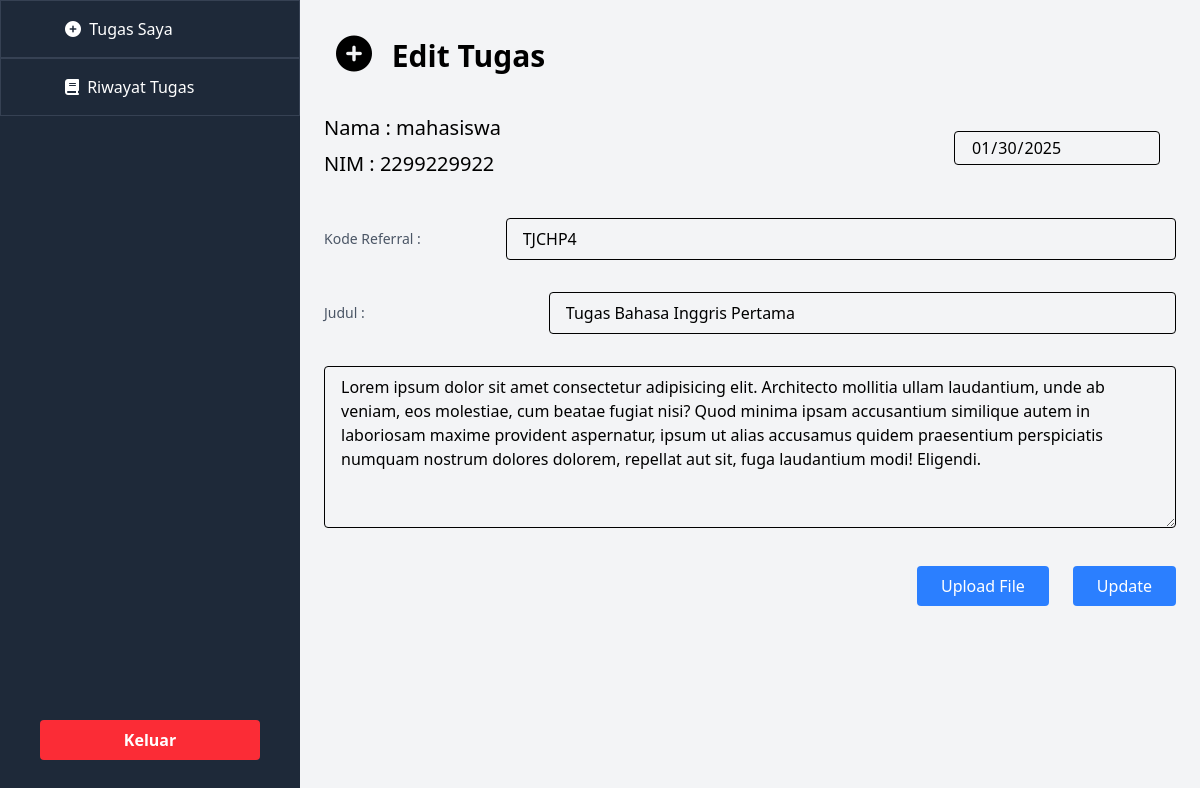
/src/pages/edit.php?id=7 (signed in), run on the app's committed database.
### tables this page shows
CREATE TABLE `tasks` (
  `id` int(11) NOT NULL,
  `user_id` int(11) NOT NULL,
  `referral_id` int(11) NOT NULL,
  `date` date NOT NULL,
  `title` varchar(255) NOT NULL,
  `answer` text NOT NULL,
  `file` varchar(255) DEFAULT NULL,
  `score` int(11) DEFAULT NULL,
  `comment` text DEFAULT NULL,
  `created_at` timestamp NOT NULL DEFAULT current_timestamp()
);

CREATE TABLE `referrals` (
  `id` int(11) NOT NULL,
  `user_id` int(11) NOT NULL,
  `title` varchar(255) NOT NULL,
  `referral_code` varchar(100) NOT NULL,
  `date` date NOT NULL,
  `created_at` timestamp NOT NULL DEFAULT current_timestamp()
);

### src/pages/edit.php (the view, shortened to what this page needs)
<?php
include 'src/boot/config.php';
$user = $_SESSION['user'];
$id = isset($_GET['id']) ? $_GET['id'] : null;
if ($id) {
  $query = "SELECT * FROM tasks WHERE id = ?";
  $stmt = $conn->prepare($query);
  $stmt->bind_param('i', $id);
  $stmt->execute();
  $result = $stmt->get_result();
  if ($result->num_rows > 0) {
    $task = $result->fetch_assoc();
    $referral_id = $task['referral_id'];
    $referral_query = "SELECT referral_code FROM referrals WHERE id = ?";
    $referral_stmt = $conn->prepare($referral_query);
    $referral_stmt->bind_param('i', $referral_id);
    $referral_stmt->execute();
    $referral_result = $referral_stmt->get_result();
    if ($referral_result->num_rows > 0) {
      $referral = $referral_result->fetch_assoc();
      $referral_code = $referral['referral_code'];
    } else {
      $status = "failed";
      $message = "Kode Referral tidak ditemukan.";
    }
    $date = $task['date'];
    $title = $task['title'];
    $answer = $task['answer'];
  } else {
    $status = "failed";
    $message = "Data tugas tidak ditemukan.";
  }
}
?>
<!DOCTYPE html>
<html lang="id">
<head>
  <link rel="stylesheet" href="public/css/style.css">
  <link rel="stylesheet" href="public/css/font-awesome/css/all.min.css">
</head>
<body class="bg-gray-100">
  <div class="flex">
    <div class="w-1/4 bg-gray-800 min-h-screen text-white flex flex-col">
      <ul class="flex-1">
        <li><a href="/tugas-saya" class="block py-4 pl-15 border border-gray-700 hover:bg-gray-500"><i class="fas fa-circle-plus mx-1"></i> Tugas Saya</a></li>
        <li><a href="/riwayat-tugas" class="block py-4 pl-15 border border-gray-700 hover:bg-gray-500"><i class="fas fa-book mx-1"></i> Riwayat Tugas</a></li>
      </ul>
      <div class="mt-auto m-10">
        <a href="/src/boot/logout.php" class="block text-center py-2 bg-red-500 hover:bg-red-600 text-white font-semibold rounded-sm">
          Keluar
        </a>
      </div>
    </div>
    <div class="flex-1 p-6">
      <h2 class="text-3xl font-semibold my-3"><i class="fas fa-circle-plus text-4xl mx-3"></i> Edit Tugas</h2>
      <form method="POST" enctype="multipart/form-data" class="space-y-6 my-3">
        <div class="flex items-center space-x-4 my-8">
          <div class="w-3/4">
            <p class="text-xl my-2">Nama : <?= htmlspecialchars($user['username']); ?></p>
            <p class="text-xl my-2">NIM : <?= htmlspecialchars($user['NIM']); ?></p>
          </div>
          <input disabled type="date" id="date" name="date" class="w-1/4 px-4 py-1 mt-1 border rounded-sm focus:ring-blue-400" value="<?= htmlspecialchars($date); ?>" required>
        </div>
        <div class="flex items-center space-x-4 my-8">
          <label for="referral_code" class="text-sm font-medium text-gray-600 w-1/4">Kode Referral : </label>
          <input type="text" name="referral_code" value="<?= htmlspecialchars($referral_code); ?>" readonly class="w-full px-4 py-2 border rounded bg-gray-200">
        </div>
        <div class="flex items-center space-x-4 my-8">
          <label for="title" class="text-sm font-medium text-gray-600 w-1/4">Judul : </label>
          <input disabled type="text" id="title" name="title" class="w-3/4 px-4 py-2 border rounded-sm" value="<?= htmlspecialchars($title); ?>" required readonly>
        </div>
        <div class="relative my-8">
          <textarea id="answer" name="answer" rows="6" class="w-full px-4 py-2 border rounded-sm" required><?= htmlspecialchars($answer); ?></textarea>
        </div>
        <div class="flex justify-end space-x-6 my-8">
          <label for="file" class="cursor-pointer bg-blue-500 text-white py-2 px-6 rounded-sm hover:bg-blue-600">
            Upload File
          </label>
          <button type="submit" class="cursor-pointer bg-blue-500 text-white py-2 px-6 rounded-sm hover:bg-blue-600">
            Update
          </button>
        </div>
      </form>
    </div>
  </div>
</body>
</html>

### data on the page
tasks: date "01/30/2025", title "Tugas Bahasa Inggris Pertama", answer "Lorem ipsum dolor sit amet consectetur adipisicing elit. Architecto mollitia ullam laudantium, unde ab veniam, eos molestiae, cum beatae fugiat nisi? Quod minima ipsam accusantium similique autem in laboriosam maxime provident aspernatur, ipsum ut alias accusamus quidem praesentium perspiciatis numquam nostrum dolores dolorem, repellat aut sit, fuga laudantium modi! Eligendi."
referrals: referral_code "TJCHP4"

### other printed values
$user['username'] "mahasiswa"
$user['NIM'] "2299229922"
